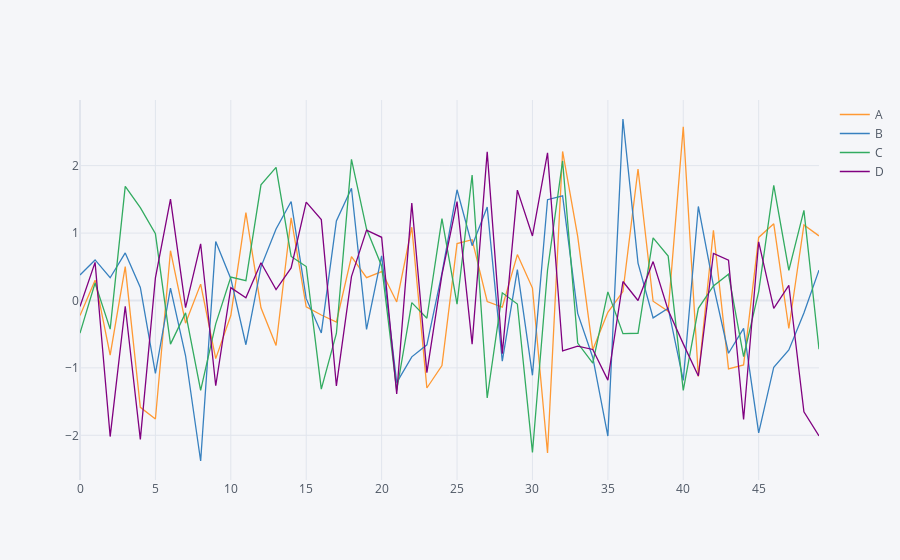

Notebook code cell kept with this figure:
### Code cell
import cufflinks as cf
from plotly.offline import init_notebook_mode

init_notebook_mode(connected=True)
cf.go_offline()

import numpy as np
import pandas as pd

arr_1 = np.random.randn(50, 4)
df_1 = pd.DataFrame(arr_1, columns=['A', 'B', 'C', 'D'])
df_1.iplot()

### Figure 1 — Plotly figure (JSON) as saved in the notebook; plotly's stock layout.template omitted (floating-point values rounded to 4 significant figures)
{"data": [{"line": {"color": "rgba(255, 153, 51, 1.0)", "dash": "solid", "shape": "linear", "width": 1.3}, "mode": "lines", "name": "A", "text": "", "type": "scatter", "x": [0, 1, 2, 3, 4, 5, 6, 7, 8, 9, 10, 11, 12, 13, 14, 15, 16, 17, 18, 19, 20, 21, 22, 23, 24, 25, 26, 27, 28, 29, 30, 31, 32, 33, 34, 35, 36, 37, 38, 39, 40, 41, 42, 43, 44, 45, 46, 47, 48, 49], "y": [-0.2234, 0.3016, -0.8115, 0.5026, -1.585, -1.759, 0.7383, -0.3368, 0.2427, -0.8626, -0.224, 1.304, -0.1083, -0.6681, 1.227, -0.09453, -0.2156, -0.3191, 0.652, 0.3376, 0.429, -0.0223, 1.087, -1.298, -0.9652, 0.8433, 0.9013, -0.01555, -0.09891, 0.6808, 0.1836, -2.263, 2.211, 0.9504, -0.7317, -0.1753, 0.1321, 1.951, -0.0115, -0.1603, 2.575, -1.129, 1.042, -1.015, -0.9565, 0.9356, 1.138, -0.4156, 1.122, 0.9584]}, {"line": {"color": "rgba(55, 128, 191, 1.0)", "dash": "solid", "shape": "linear", "width": 1.3}, "mode": "lines", "name": "B", "text": "", "type": "scatter", "x": [0, 1, 2, 3, 4, 5, 6, 7, 8, 9, 10, 11, 12, 13, 14, 15, 16, 17, 18, 19, 20, 21, 22, 23, 24, 25, 26, 27, 28, 29, 30, 31, 32, 33, 34, 35, 36, 37, 38, 39, 40, 41, 42, 43, 44, 45, 46, 47, 48, 49], "y": [0.3785, 0.6014, 0.3373, 0.7055, 0.1924, -1.083, 0.1848, -0.8205, -2.381, 0.8733, 0.323, -0.6566, 0.4987, 1.06, 1.468, 0.02712, -0.4808, 1.179, 1.665, -0.4289, 0.6626, -1.218, -0.8364, -0.6572, 0.4074, 1.642, 0.8126, 1.386, -0.8998, 0.4564, -1.11, 1.496, 1.552, -0.1913, -0.8458, -2.011, 2.692, 0.5544, -0.2582, -0.1148, -1.184, 1.394, 0.2189, -0.7827, -0.4144, -1.963, -0.9901, -0.7334, -0.1858, 0.4503]}, {"line": {"color": "rgba(50, 171, 96, 1.0)", "dash": "solid", "shape": "linear", "width": 1.3}, "mode": "lines", "name": "C", "text": "", "type": "scatter", "x": [0, 1, 2, 3, 4, 5, 6, 7, 8, 9, 10, 11, 12, 13, 14, 15, 16, 17, 18, 19, 20, 21, 22, 23, 24, 25, 26, 27, 28, 29, 30, 31, 32, 33, 34, 35, 36, 37, 38, 39, 40, 41, 42, 43, 44, 45, 46, 47, 48, 49], "y": [-0.4846, 0.2596, -0.4255, 1.692, 1.377, 0.9892, -0.6474, -0.1837, -1.333, -0.347, 0.3475, 0.2944, 1.715, 1.974, 0.6535, 0.5036, -1.314, -0.4891, 2.093, 1.06, 0.5121, -1.336, -0.0325, -0.2633, 1.215, -0.05356, 1.862, -1.447, 0.1136, -0.05277, -2.254, 0.4481, 2.07, -0.6327, -0.9291, 0.128, -0.4928, -0.4863, 0.9281, 0.6587, -1.334, -0.117, 0.2156, 0.3894, -0.8337, 0.1321, 1.709, 0.4462, 1.336, -0.7239]}, {"line": {"color": "rgba(128, 0, 128, 1.0)", "dash": "solid", "shape": "linear", "width": 1.3}, "mode": "lines", "name": "D", "text": "", "type": "scatter", "x": [0, 1, 2, 3, 4, 5, 6, 7, 8, 9, 10, 11, 12, 13, 14, 15, 16, 17, 18, 19, 20, 21, 22, 23, 24, 25, 26, 27, 28, 29, 30, 31, 32, 33, 34, 35, 36, 37, 38, 39, 40, 41, 42, 43, 44, 45, 46, 47, 48, 49], "y": [-0.08994, 0.5654, -2.019, -0.08496, -2.06, 0.3348, 1.503, -0.106, 0.8409, -1.265, 0.1907, 0.04103, 0.5601, 0.1622, 0.4837, 1.459, 1.2, -1.267, 0.3534, 1.045, 0.9372, -1.386, 1.444, -1.07, 0.3826, 1.468, -0.647, 2.205, -0.7882, 1.637, 0.9576, 2.19, -0.7487, -0.6769, -0.7267, -1.182, 0.2817, -0.000352, 0.5769, -0.1446, -0.6439, -1.121, 0.6984, 0.5972, -1.766, 0.8695, -0.1156, 0.2254, -1.653, -2.01]}], "layout": {"legend": {"bgcolor": "#F5F6F9", "font": {"color": "#4D5663"}}, "paper_bgcolor": "#F5F6F9", "plot_bgcolor": "#F5F6F9", "title": {"font": {"color": "#4D5663"}}, "xaxis": {"gridcolor": "#E1E5ED", "showgrid": true, "tickfont": {"color": "#4D5663"}, "title": {"font": {"color": "#4D5663"}, "text": ""}, "zerolinecolor": "#E1E5ED"}, "yaxis": {"gridcolor": "#E1E5ED", "showgrid": true, "tickfont": {"color": "#4D5663"}, "title": {"font": {"color": "#4D5663"}, "text": ""}, "zerolinecolor": "#E1E5ED"}}}
